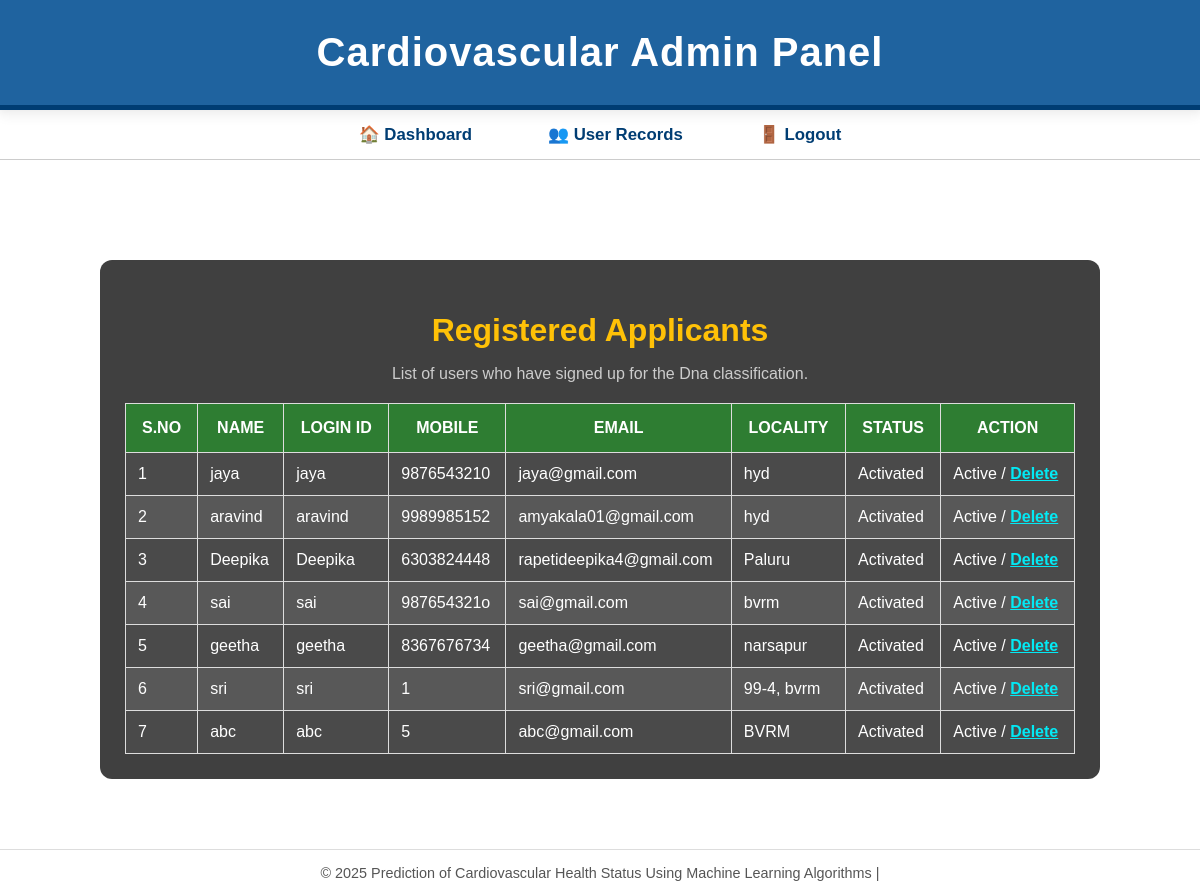
/userDetails/, run on an earlier commit of the app's database.
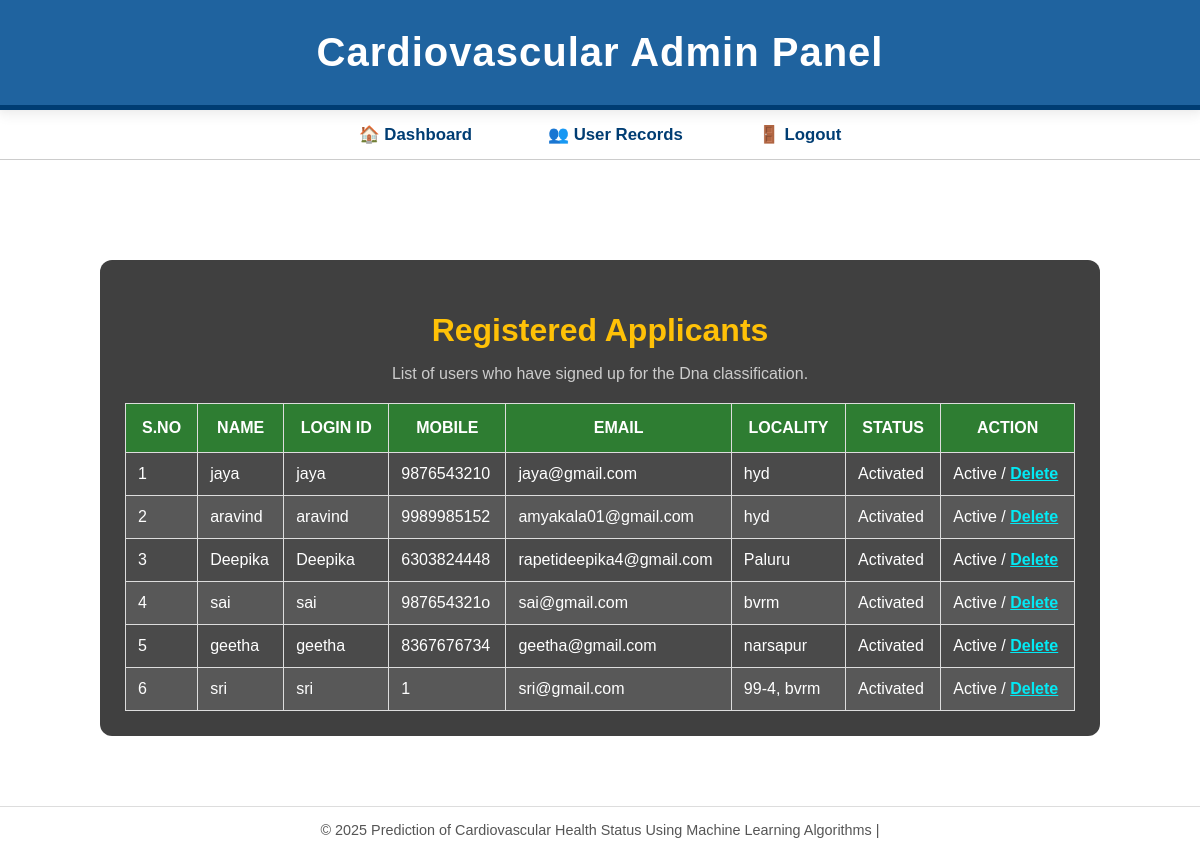
And on a later commit of the database.
### users/models.py (models this page shows, shortened)
class UserRegistrationModel(models.Model):
    name = models.CharField(max_length=100)
    loginid = models.CharField(unique=True, max_length=100)
    password = models.CharField(max_length=100)
    mobile = models.CharField(unique=True, max_length=10)  # Adjusted max_length to 10 for mobile numbers
    email = models.EmailField(unique=True, max_length=100)  # Use EmailField for better validation
    locality = models.CharField(max_length=100)
    address = models.TextField(max_length=1000)  # Use TextField for longer addresses
    city = models.CharField(max_length=100)
    state = models.CharField(max_length=100)
    status = models.CharField(max_length=100, default='waiting')
    class Meta:
        db_table = 'user_registrations'

### admins/views.py (the view)
# urls.py: path('userDetails', admins.RegisterUsersView, name='RegisterUsersView'),
def RegisterUsersView(request):
    data = UserRegistrationModel.objects.all()
    return render(request, 'admins/viewregisterusers.html', context={'data': data})

### templates/admins/viewregisterusers.html (shortened to what this page needs)
{% extends 'admins/adminbase.html' %}
{% load static %}
{% block contents %}
<section class="content">
    <div class="container">
        <div class="we-do-details">
            <div class="section-header">
                <h2>Registered Applicants</h2>
                <p>List of users who have signed up for the Dna classification.</p>
            </div>
            <table class="table table-bordered">
                <thead>
                    <tr>
                        <th>S.No</th>
                        <th>Name</th>
                        <th>Login ID</th>
                        <th>Mobile</th>
                        <th>Email</th>
                        <th>Locality</th>
                        <th>Status</th>
                        <th>Action</th>
                    </tr>
                </thead>
                <tbody>
                    {% for i in data %}
                    <tr>
                        <td>{{ forloop.counter }}</td>
                        <td>{{ i.name }}</td>
                        <td>{{ i.loginid }}</td>
                        <td>{{ i.mobile }}</td>
                        <td>{{ i.email }}</td>
                        <td>{{ i.locality }}</td>
                        <td>{{ i.status|title }}</td>
                        <td>
                            {% if i.status == 'waiting' %}
                            <a class="btn-link" href="{% url 'activate_users' %}?uid={{ i.id }}">Activate</a>
                            {% else %}
                            Active / <a class="btn-link" href="{% url 'delete_users' %}?uid={{ i.id }}">Delete</a>
                            {% endif %}
                        </td>
                    </tr>
                    {% endfor %}
                </tbody>
            </table>
        </div>
    </div>
</section>
{% endblock %}

### templates/admins/adminbase.html (shortened to what this page needs)
{% load static %}
<!DOCTYPE html>
<html lang="en">
<head>
</head>
<body>
<header>
    <h1>Cardiovascular Admin Panel
    </h1>
</header>
<nav>
    <ul>
        <li><a href="{% url 'adminhome' %}">🏠 Dashboard</a></li>
        <li><a href="{% url 'RegisterUsersView' %}">👥 User Records</a></li>
        <li><a href="{% url 'index' %}">🚪 Logout</a></li>
    </ul>
</nav>
<main>
    {% block contents %}
    {% endblock %}
</main>
<footer>
    &copy; 2025 Prediction of Cardiovascular Health Status
Using Machine Learning Algorithms |
</footer>
</body>
</html>

What changed in the data, as far as the page shows it:
removed UserRegistrationModel: name "abc", loginid "abc", mobile "5", email "abc@gmail.com", locality "BVRM", status "Activated"
